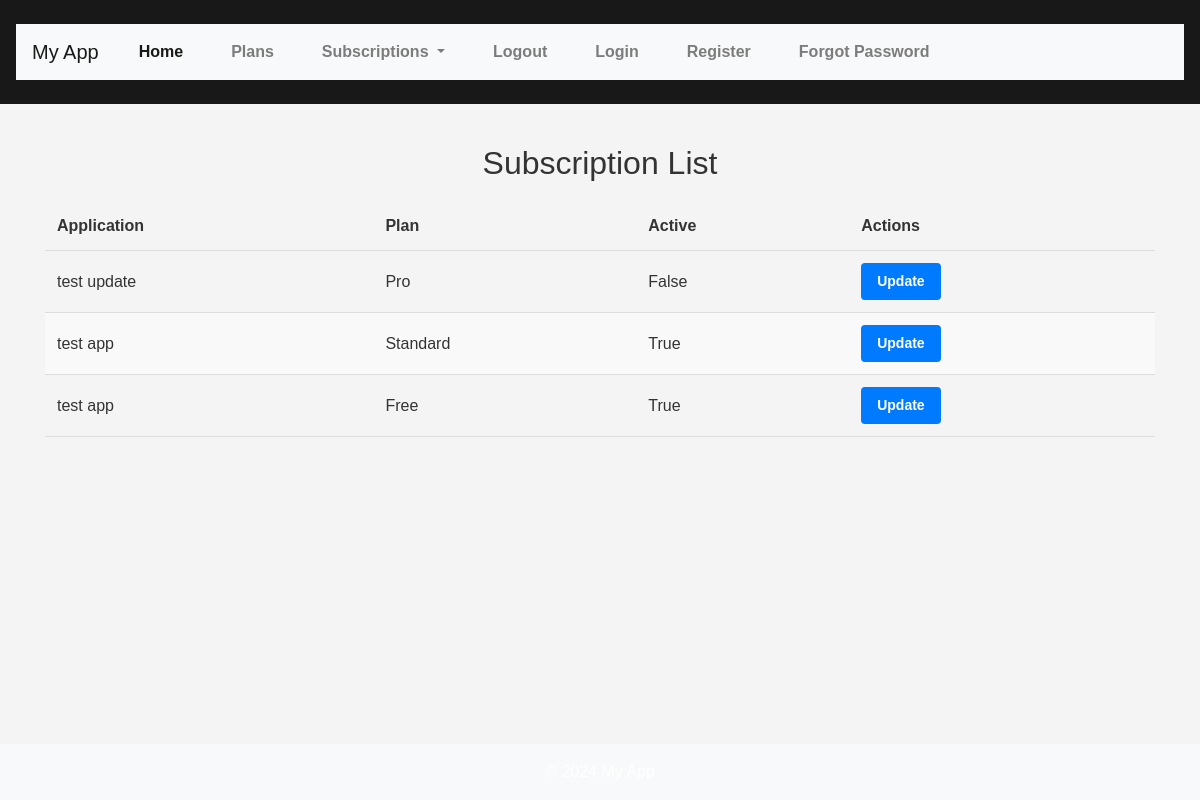
Page /api/subscriptions/ (signed in) on the earlier database version.
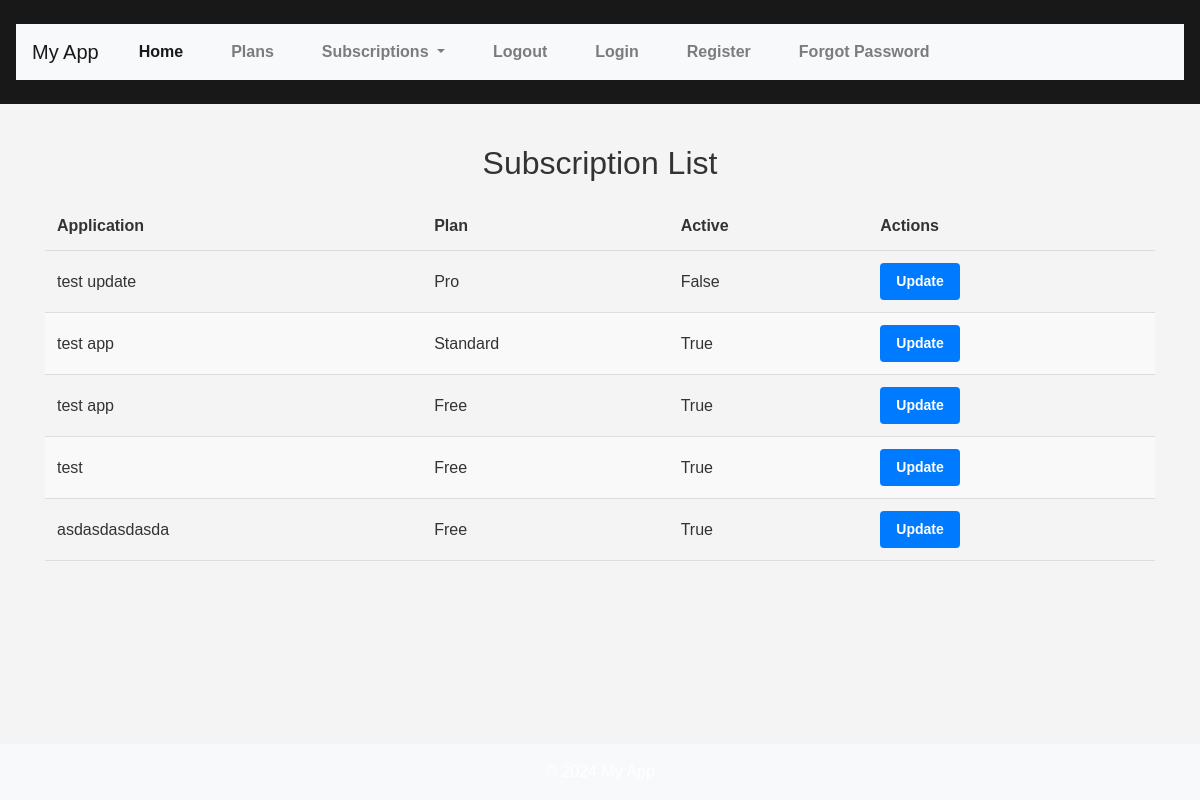
Same page on the later database version.
### core/models.py (models this page shows, shortened)
class Subscriptions(models.Model):
    app = models.OneToOneField(App, on_delete=models.CASCADE, unique=True)
    plan = models.ForeignKey(Plan, on_delete=models.SET_NULL, null=True)
    active = models.BooleanField(default=True)

class App(models.Model):
    name = models.CharField(max_length=255)
    description = models.TextField()
    user = models.ForeignKey(User, on_delete=models.CASCADE)

class Plan(models.Model):
    FREE = 'Free'
    STANDARD = 'Standard'
    PRO = 'Pro'
    PLAN_CHOICES = [
        (FREE, 'Free Plan'),
        (STANDARD, 'Standard Plan'),
        (PRO, 'Pro Plan'),
    ]
    name = models.CharField(max_length=20, choices=PLAN_CHOICES, default=FREE)
    price = models.DecimalField(max_digits=5, decimal_places=2, default=0.00)

### core/views.py (the view)
# urls.py: path('subscriptions/', views.SubscriptionListView.as_view(), name='subscription-list-view'),
class SubscriptionListView(LoginRequiredMixin, ListView):
    model = Subscriptions
    template_name = 'subscriptions/subscription_list.html'
    context_object_name = 'subscriptions'

### core/templates/subscriptions/subscription_list.html (shortened to what this page needs)
{% extends 'base.html' %}
{% block content %}
<h2>Subscription List</h2>
<table>
    <thead>
        <tr>
            <th>Application</th>
            <th>Plan</th>
            <th>Active</th>
            <th>Actions</th>
        </tr>
    </thead>
    <tbody>
        {% for subscription in subscriptions %}
        <tr>
            <td>{{ subscription.app.name }}</td>
            <td>{{ subscription.plan.name }}</td>
            <td>{{ subscription.active }}</td>
            <td>
                <a href="{% url 'subscription-detail-view' subscription.pk %}" class="btn btn-primary">Update</a>
            </td>
        </tr>
        {% empty %}
        <tr>
            <td colspan="4">No subscriptions available.</td>
        </tr>
        {% endfor %}
    </tbody>
</table>
{% endblock %}

Differences in the rows shown:
added Subscriptions: app.name "test", plan.name "Free", active "True"
added Subscriptions: app.name "asdasdasdasda", plan.name "Free", active "True"
